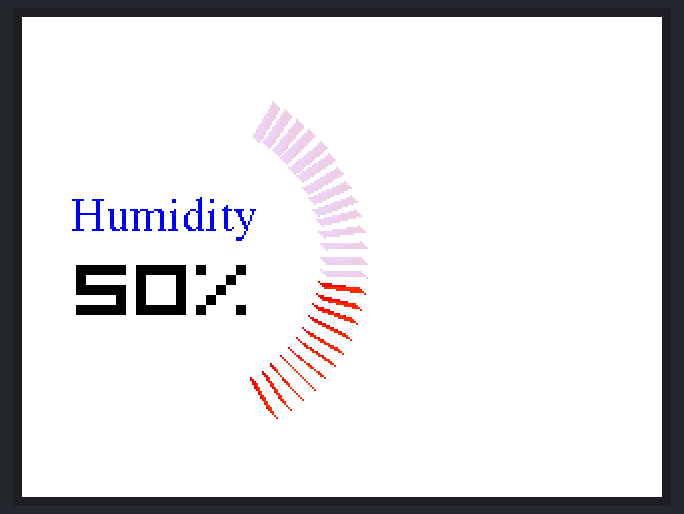
Bench run of a sketch on a simulated Arduino Uno, built with avr-gcc and run on an emulated ATmega328P. Parts: 320×240 colour display.

Above: at 0.4 s.
At 5.4 s:
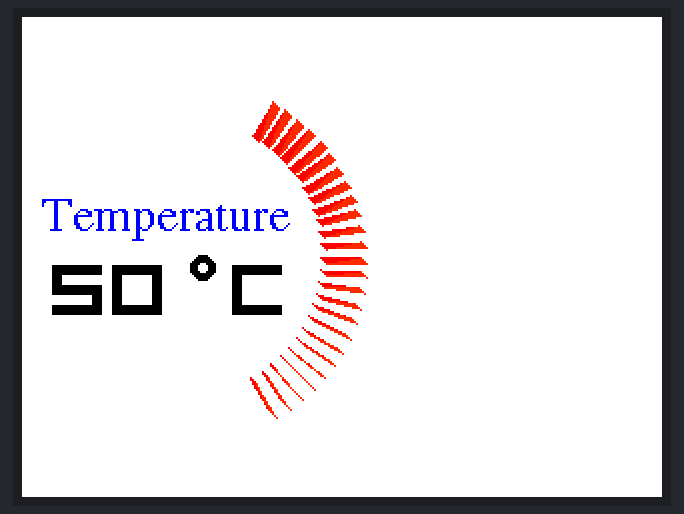
At 10.6 s:
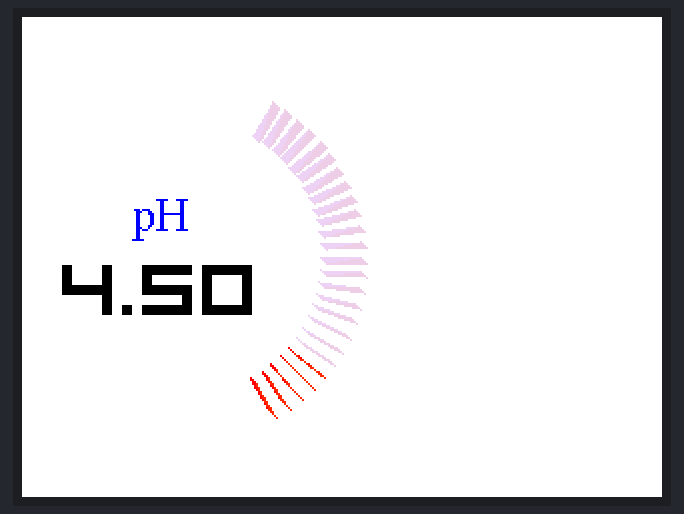
At 36.2 s:
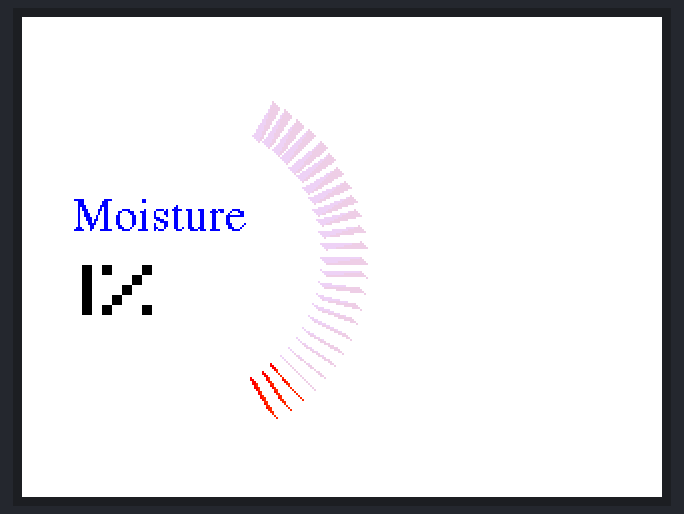

Measured:
- what the display in image 1 shows lasts 5.1 s, from 5.4 s to 10.5 s

The sketch:

Home_analog_gauge.ino
```cpp
#include "SPI.h"
#include "Adafruit_GFX.h"
#include "Adafruit_ILI9341.h"
#include "XPT2046_Touchscreen.h"
#include "Fonts/FreeSerif9pt7b.h"
#include "Fonts/Org_01.h"
#include "Fonts/FreeSerif12pt7b.h"
#define MAXSIN 255
#define TFT_CS 10
#define TFT_DC 9
#define TS_CS 7
//#define TFT_MOSI 11
//#define TFT_CLK 13
//#define TFT_RST 8
//#define TFT_MISO 12


// Use hardware SPI (on Uno, #13, #12, #11) and the above for CS/DC/RST
Adafruit_ILI9341 tft = Adafruit_ILI9341(TFT_CS, TFT_DC);
XPT2046_Touchscreen ts(TS_CS);


int counter = 0;  // Global variable Gauge
int pre_hy; int pre_te; float pre_ph; int pre_me; //Home_Autogauge

void setup() {
  // put your setup code here, to run once:
Serial.begin(9600);
 tft.begin();
 tft.setRotation(1);
 tft.fillScreen(ILI9341_WHITE);
}


void loop()
{
  Home_Autogauge (50,50,4.5,1);
 delay(100);
}

//  *************** Graph cycling codes ****************//

void Home_Autogauge(int hy, int te, float ph, int me) // humi 10-100, temp 10-50, ph 3-9, moist 0-10
{
 counter++;
 if (counter==200) counter=0;

 if(counter<50 && counter>=0)
 {
  if(hy != pre_hy || counter ==0)
  {
   if(counter ==0)
   {
   tft.setFont(&FreeSerif12pt7b); tft.setTextColor(ILI9341_WHITE); tft.setTextSize(1);
   tft.setCursor(25, 106);
   tft.print("Moisture");
   tft.setFont(&Org_01); tft.setTextSize(5);
   tft.setTextColor(ILI9341_WHITE);
   tft.setCursor(30, 144);
   tft.print (pre_me);
   tft.print("%");
   }
   tft.setFont(&FreeSerif12pt7b); tft.setTextColor(ILI9341_BLUE); tft.setTextSize(1);
   tft.setCursor(25, 106);
   tft.print("Humidity");
   tft.setFont(&Org_01); tft.setTextSize(5);
   tft.setTextColor(ILI9341_WHITE);
   tft.setCursor(27, 144);
   tft.print (pre_hy);
   tft.setTextColor(ILI9341_BLACK);
   tft.setCursor(27, 144);
   tft.print (hy);
   tft.print("%");
   pre_hy = hy;
   hy = map(hy, 10, 100, 30, 150);
   Gauge (hy, 80, 120, 90);
  }
 }

 else if (counter <100 && counter >=50)
 {
  if(te != pre_te || counter ==50)
  {
   if(counter ==50)
   {
   tft.setFont(&FreeSerif12pt7b); tft.setTextColor(ILI9341_WHITE); tft.setTextSize(1);
   tft.setCursor(25, 106);
   tft.print("Humidity");
   tft.setFont(&Org_01); tft.setTextSize(5);
   tft.setTextColor(ILI9341_WHITE);
   tft.setCursor(27, 144);
   tft.print (pre_hy);
   tft.print("%");
   }
   tft.setFont(&FreeSerif12pt7b); tft.setTextColor(ILI9341_BLUE); tft.setTextSize(1);
   tft.setCursor(10, 106);
   tft.print("Temperature");
   tft.setFont(&Org_01); tft.setTextSize(5);
   tft.setTextColor(ILI9341_WHITE);
   tft.setCursor(15, 144);
   tft.print (pre_te);
   tft.setTextColor(ILI9341_BLACK);
   tft.setCursor(15, 144);
   tft.print (te);
   tft.print(" C");
   tft.fillCircle(90,125,6,ILI9341_BLACK); //*symbol outer black
   tft.fillCircle(90,125,2,ILI9341_WHITE); //*symbol inner white
   pre_te = te;
   int newte = map(te, 10, 50, 30, 150);
   Gauge (newte, 80, 120, 90);
  }
 }

 else if (counter <150 && counter >=100)
 {
  if(ph != pre_ph || counter ==100)
  {
   if(counter ==100)
   {
    tft.setFont(&FreeSerif12pt7b); tft.setTextColor(ILI9341_WHITE); tft.setTextSize(1);
    tft.setCursor(10, 106);
    tft.print("Temperature");
    tft.setFont(&Org_01); tft.setTextSize(5);
    tft.setTextColor(ILI9341_WHITE);
    tft.setCursor(15, 144);
    tft.print (pre_te);
    tft.print(" C");
    tft.fillCircle(90,125,6,ILI9341_WHITE); //*symbol outer black removel
   }
   tft.setFont(&FreeSerif12pt7b); tft.setTextColor(ILI9341_BLUE); tft.setTextSize(1);
   tft.setCursor(55, 106);
   tft.print("pH");
   tft.setFont(&Org_01); tft.setTextSize(5);
   tft.setTextColor(ILI9341_WHITE);
   tft.setCursor(20, 144);
   tft.print (pre_ph);
   tft.setTextColor(ILI9341_BLACK);
   tft.setCursor(20, 144);
   tft.print (ph);
   pre_ph = ph;
   ph = map(ph, 3, 9, 30, 150);
   Gauge (ph, 80, 120, 90);
  }
 }

 else if (counter <200 && counter >=150)
 {
  if(me != pre_me || counter ==150)
  {
   if(counter ==150)
   {
   tft.setFont(&FreeSerif12pt7b); tft.setTextColor(ILI9341_WHITE); tft.setTextSize(1);
   tft.setCursor(55, 106);
   tft.print("pH");
   tft.setFont(&Org_01); tft.setTextSize(5);
   tft.setTextColor(ILI9341_WHITE);
   tft.setCursor(20, 144);
   tft.print (pre_ph);
   }
   tft.setFont(&FreeSerif12pt7b); tft.setTextColor(ILI9341_BLUE); tft.setTextSize(1);
   tft.setCursor(25, 106);
   tft.print("Moisture");
   tft.setFont(&Org_01); tft.setTextSize(5);
   tft.setTextColor(ILI9341_WHITE);
   tft.setCursor(30, 144);
   tft.print (pre_me);
   tft.setTextColor(ILI9341_BLACK);
   tft.setCursor(30, 144);
   tft.print (me);
   tft.print("%");
   pre_me = me;
   me = map(me, 0, 10, 30, 150);
   Gauge (me, 80, 120, 90);
  }
 }
}


// *************   Graph drawing codes  ***************//
//              input data in between 30-150

void Gauge (int input,int x_centre, int y_centre, int radius)
{
 for(int i=30; i<=150; i+=5)
{
 float sx = sin(i*(3.14/180));
 float sy = cos(i*(3.14/180));
 int xs0 = x_centre+sx*(radius-20);
 int ys0 = y_centre+sy*(radius-20);
 int xe0 = x_centre+sx*radius;
 int ye0 = y_centre+sy*radius;
 int xe1 = x_centre+3+sx*(radius-20);
 int ye1 = y_centre+3+sy*(radius-20);
 int xs1 = x_centre+3+sx*radius;
 int ys1 = y_centre+3+sy*radius;
  if(i<=input)
  {
   tft.fillTriangle(xs0,ys0,xe0,ye0,xe1,ye1, ILI9341_RED);
   tft.fillTriangle(xs1,ys1,xe1,ye1,xe0,ye0,tft.color565(255, 40, 0) );
  }
  else
  {
   tft.fillTriangle(xs0,ys0,xe0,ye0,xe1,ye1, tft.color565(235, 210, 240));
   tft.fillTriangle(xs1,ys1,xe1,ye1,xe0,ye0, tft.color565(235, 206, 230));
  }
 }
}
```
